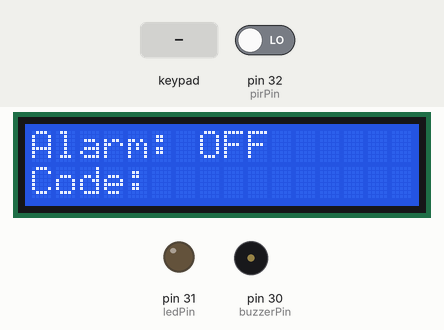
A sketch run on a simulated Arduino Mega 2560, built with avr-gcc and run on an emulated ATmega2560. Parts: 16×2 character LCD, output pins drawn as LEDs (lit = HIGH), buzzer (waves = sounding). Dashed ring = blinking. The test bench sets the inputs (shaded band); at power-on: pin 32 (pirPin) LOW.

Above: at 1.2 s.
1.3 s: keypad keys 2 2 2 3 2 4 2 5 # pressed 0.4 s apart
At 4.3 s:
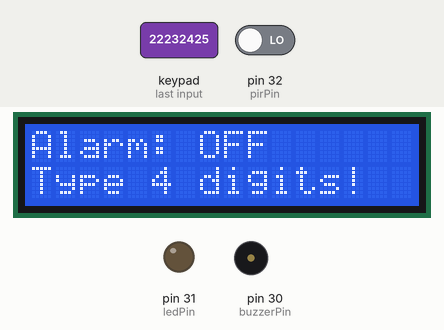
At 5.9 s:
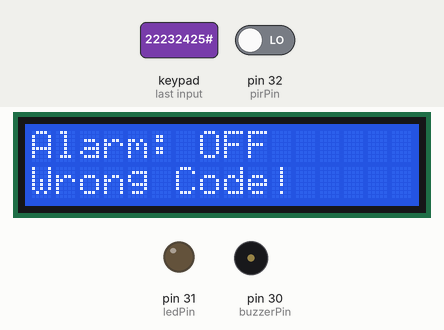
6.4 s: keypad keys 2 0 1 7 # pressed 0.4 s apart
At 18.3 s:
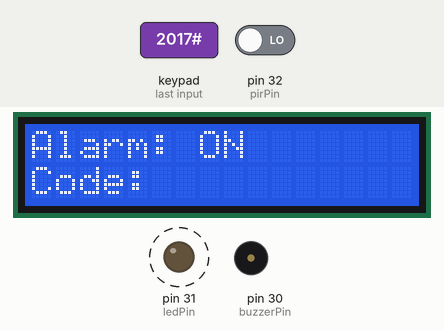
Timing chart, 0 to 19.5 s (numbered marks = the images above; inputs shaded):
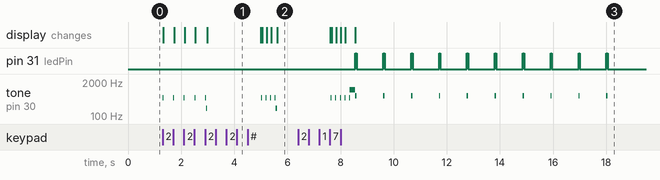

The sketch:

alarm_sistem.ino
```cpp
#include <LiquidCrystal.h>
#include <Keypad.h>

// Definitions for LCD
const int rs = 33, en = 34, d4 = 35, d5 = 36, d6 = 37, d7 = 38;
LiquidCrystal lcd(rs, en, d4, d5, d6, d7);

// Definitions for the keypad
const byte ROWS = 4; //four rows
const byte COLS = 4; //four columns
char keys[ROWS][COLS] = {
  {'1','2','3','A'},
  {'4','5','6','B'},
  {'7','8','9','C'},
  {'*','0','#','D'}
};
byte rowPins[ROWS] = {22, 23, 24, 25}; //pins from Arduino to row pins
byte colPins[COLS] = {26, 27, 28, 29}; //pins from Arduino to column pins
Keypad keypad = Keypad(makeKeymap(keys), rowPins, colPins, ROWS, COLS);

// Pin definitions for other components
const int buzzerPin = 30;
const int ledPin = 31;
const int pirPin = 32;

// Variables for managing the access code and the state of the alarm
String inputCode = ""; // Code entered by the user
String correctCode = "2017"; // Correct code for activating/deactivating the alarm
bool alarmActive = false; // Alarm state ON/OFF
bool alarmTriggered = false; // check if the alarm is triggered
int attemptCounter = 0; // Counter for the number of wrong attempts

void setup() {
  Serial.begin(9600);
  lcd.begin(16, 2);
  pinMode(buzzerPin, OUTPUT);
  pinMode(ledPin, OUTPUT);
  pinMode(pirPin, INPUT);
  lcd.setCursor(0, 0);
  lcd.print("Alarm: OFF");
  resetLcdSecondRow();
}

void loop() {
  handleKeypad();
  if (alarmActive && !alarmTriggered) {
    checkMotion();
  }
}

void handleKeypad() {
  char key = keypad.getKey();
  if (key) {
    beep(30, 500); // Emit a short sound when any key is pressed
    if (key == '#') { // Key to validate the entered code
      checkCode();
    } else if (isDigit(key)) {
      if (inputCode.length() < 4) { // Check the length of the entered code
        inputCode += key;
        lcd.setCursor(6 + inputCode.length(), 1); // Move the cursor on LCD
        lcd.print(key);
      } else { // A code longer than 4 digits will display an error and will reset
        beep(50, 200);
        showError("Type 4 digits!");
        inputCode = "";
      }
    } // Ignore other pressed keys
  }
}

void checkCode() {
  if (inputCode == correctCode) {
    beep(200, 1000); // Confirmation sound
    resetLcdSecondRow();
    attemptCounter = 0; // Reset wrong attempt counter
    alarmTriggered = false;
    toggleAlarm(); // Activate or deactivate the alarm
  } else {
    attemptCounter++;
    beep(50, 200);
    showError("Wrong Code!");
    if (attemptCounter >= 3 && !alarmTriggered) { // Trigger the alarm after 3 wrong codes
      alarmActive = true;
      triggerAlarm();
    }
  }
  inputCode = ""; // Reset the entered code
  resetLcdSecondRow();
}

void toggleAlarm() {
  alarmActive = !alarmActive;
  lcd.setCursor(0, 0);
  lcd.print(alarmActive ? "Alarm: ON       " : "Alarm: OFF      ");
  if (alarmActive) {
    // Blink LED and beep for 10 seconds
    for (int i = 0; i < 10; i++) {
      digitalWrite(ledPin, HIGH);
      beep(50, 600); // Sound for 1 second
      digitalWrite(ledPin, LOW);
      delay(1000);
    }
  }
}

void checkMotion() {
  if (digitalRead(pirPin) == HIGH) {
    // If motion is detected
    digitalWrite(ledPin, HIGH); // Turn on the LED
    beep(50, 800);
    delay(2000); // Wait 2 seconds to check if the motion persists
    if (digitalRead(pirPin) == HIGH) {
      // If the motion is still detected
      long startDeactivationTime = millis();
      while(millis() - startDeactivationTime <= 10000 && alarmActive){ // For 10 seconds
        handleKeypad();
        if(millis() % 1000 == 0){ // Blink and beep once a second
          digitalWrite(ledPin, HIGH);
          beep(50, 600);
          digitalWrite(ledPin, LOW);
        }
      }
      if(millis() - startDeactivationTime > 10000 && alarmActive)
        // If after 10 seconds the correct code has not been entered, trigger the alarm
        triggerAlarm();
    }
    digitalWrite(ledPin, LOW); // If the motion did not persist, turn off the LED
  }
}

void triggerAlarm() {
  alarmTriggered = true;
  lcd.setCursor(0, 0);
  lcd.print("Alarm: Triggered");
  while(alarmTriggered){ // While the alarm is triggered
    handleKeypad();
    if(millis() % 200 == 0){
      // Alarm sound and blink every 200 milliseconds
      digitalWrite(ledPin, HIGH);
      beep(100, 1500);
      digitalWrite(ledPin, LOW);
    }
  }
}

void showError(String message) {
  if(!alarmTriggered){
    long errorTimer = millis();
    while(millis() - errorTimer <= 2000){
      // Display the error message for 2 seconds
      lcd.setCursor(0, 1);
      lcd.print(message);
    }
  }
  resetLcdSecondRow();
}

void beep(unsigned int duration, unsigned int frequency) {
  // Emit a sound of a certain frequency for a certain duration
  tone(buzzerPin, frequency);
  delay(duration);
  noTone(buzzerPin);
}

void resetLcdSecondRow(){
  // Reset the second row of the LCD after a wrong code or an error
  lcd.setCursor(0, 1);
  lcd.print("Code:         ");
}
```

Measured:
- after the input at 1.3 s, tone on pin 30 (buzzerPin): plays 500 Hz for 0.03 s, 500 Hz for 0.03 s, 500 Hz for 0.03 s, 500 Hz for 0.03 s, 500 Hz for 0.03 s, 200 Hz for 0.05 s … (11 notes in this stretch), starting at once; the display: first changes at once (image 1 shows a later state)
- after the input at 6.4 s, pin 31 (ledPin): alternates HIGH for 0.05 s and LOW for 1.0 s, starting after 2.2 s; tone on pin 30 (buzzerPin): plays 500 Hz for 0.03 s, 500 Hz for 0.03 s, 500 Hz for 0.03 s, 500 Hz for 0.03 s, 500 Hz for 0.03 s, 1000 Hz for 0.20 s … (16 notes in this stretch), starting after 1.2 s
